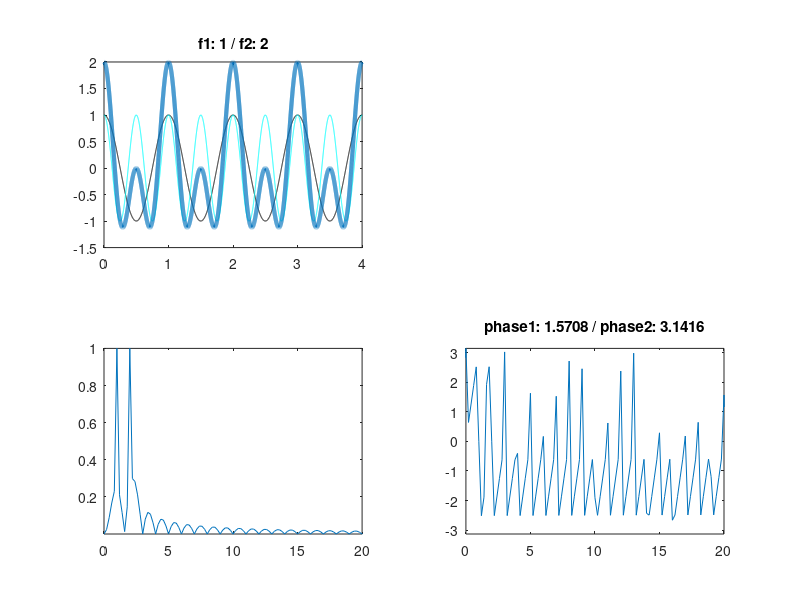

Source code (MATLAB):
%% 0) phase calculations of simple sine
fs2=2000;
T=4;
% phase=1;
phase=pi/2;
frq1=1;
t=1/fs2:1/fs2:T;
resp1=sin(2*pi*frq1*t+phase);
resp2=sin(2*pi*frq1*2*t+phase);
% resp2=0;
x=resp1+resp2;
figure;subplot(2,2,1);plot(t,resp1,'-k'); hold on;plot(t,resp2,'-c');plot(t,x,'linewidth',3)
title(['f1: ',int2str(frq1),' / f2: ',int2str(frq1*2)])

n2=5*fs2;
y2=fft(x,n2)/numel(x);
f2=fs2/2*linspace(0,1,n2/2+1);
y2=y2(1:n2/2+1);
c2=2*abs(y2);
subplot(2,2,3);plot(f2,c2)
axis([0 20 -inf inf])

y02=fftshift(y2);
 f02 = (-n2/4:n2/4)*(fs2/n2);
 % f02=linspace(0,2,n2/2+1)*(fs2/2);
% f02=f02-max(f02)/2;
% f02=round(f02*1000)/1000;
phases2 = angle(y02);
subplot(2,2,4);plot(f02,phases2)
axis([0 20 -inf inf])
title(['phase1: ',num2str(phase),' / phase2: ',num2str(phase*2)])
%%
tmp1=find(f02==frq1);
tmp2=find(f02==frq1*2);
phs=[phases2(tmp1) phases2(tmp2)];
ratios=(phs(2)-2*pi*(-2:2))/phs(1)


